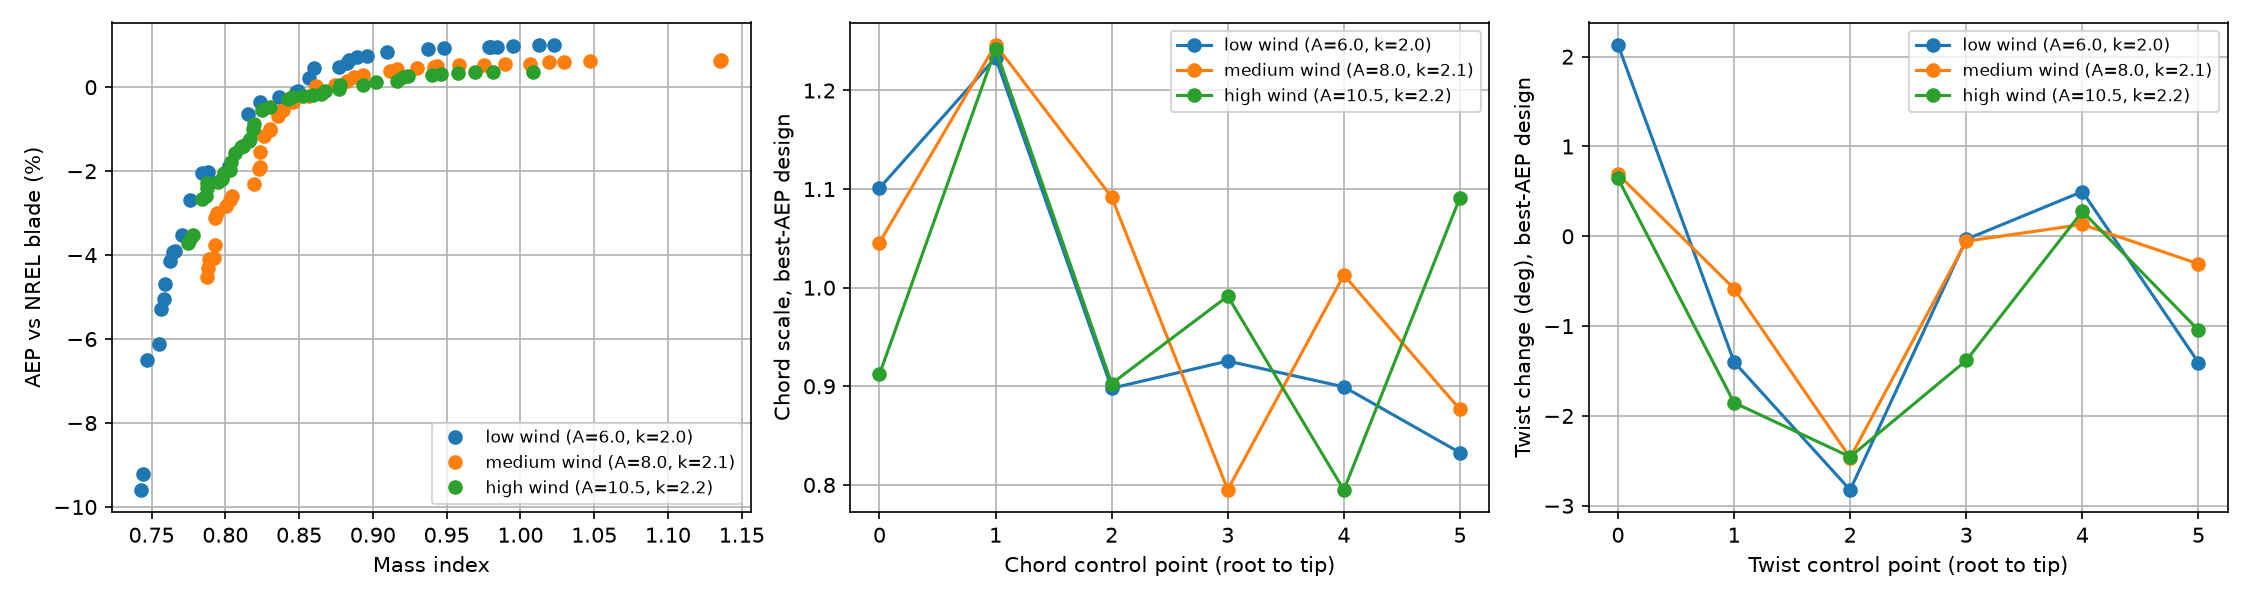

Source code (Python):
import time
from concurrent.futures import ProcessPoolExecutor

import numpy as np
import matplotlib.pyplot as plt

from nsga_site import optimise

SITES = {"low wind (A=6.0, k=2.0)": (6.0, 2.0),
         "medium wind (A=8.0, k=2.1)": (8.0, 2.1),
         "high wind (A=10.5, k=2.2)": (10.5, 2.2)}

if __name__ == "__main__":
    t0 = time.time()
    with ProcessPoolExecutor(max_workers=3) as ex:
        futs = {n: ex.submit(optimise, A, k) for n, (A, k) in SITES.items()}
        res = {n: f.result() for n, f in futs.items()}
    print(f"Total time: {time.time() - t0:.0f} s\n")

    fig, ax = plt.subplots(1, 3, figsize=(15, 4))
    for n, d in res.items():
        i = np.argmax(d["aep"])
        scale = d["X"][i, :6] / d["c_ref"]
        dtw = d["X"][i, 6:] - d["t_ref"]
        span = d["xu"] - d["xl"]
        at_bound = np.mean((d["X"] - d["xl"] < 0.01 * span) | (d["xu"] - d["X"] < 0.01 * span))
        print(f"{n}")
        print(f"  NREL AEP {d['base_aep']:.3f} GWh | best AEP {d['aep'][i]:.3f} GWh "
              f"({100 * (d['aep'][i] / d['base_aep'] - 1):+.2f}%), mass {d['mass'][i]:.2f}")
        print(f"  best-AEP chord scale (6 pts): {np.round(scale, 2)}")
        print(f"  best-AEP twist change (deg):  {np.round(dtw, 2)}")
        print(f"  share of design variables at a search limit: {100 * at_bound:.0f}%\n")
        ax[0].plot(d["mass"], 100 * (d["aep"] / d["base_aep"] - 1), "o", label=n)
        ax[1].plot(scale, "o-", label=n)
        ax[2].plot(dtw, "o-", label=n)
    ax[0].set_xlabel("Mass index"); ax[0].set_ylabel("AEP vs NREL blade (%)")
    ax[1].set_xlabel("Chord control point (root to tip)"); ax[1].set_ylabel("Chord scale, best-AEP design")
    ax[2].set_xlabel("Twist control point (root to tip)"); ax[2].set_ylabel("Twist change (deg), best-AEP design")
    for a in ax:
        a.grid(); a.legend(fontsize=8)
    fig.tight_layout()
    fig.savefig("compare_sites.png", dpi=150)
    plt.show()
